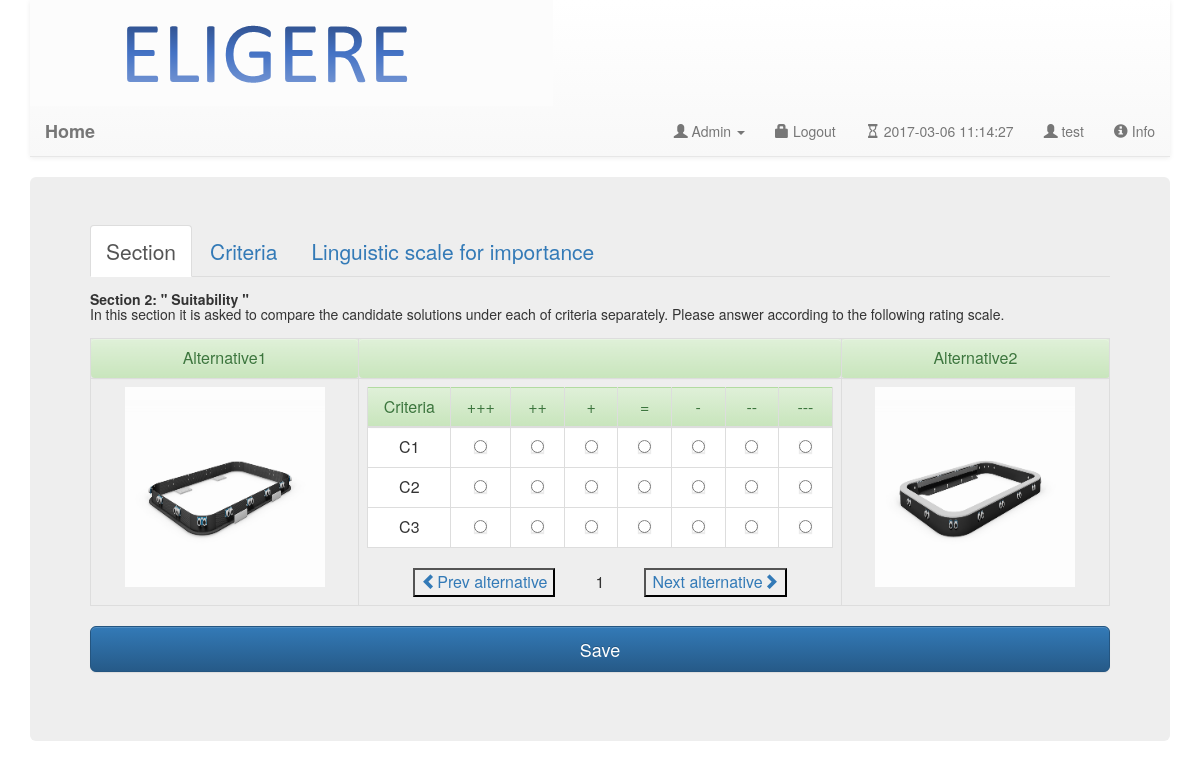
The app's page /WebApplication/getSuitability.php (signed in) with its own data.
### tables this page shows
CREATE TABLE `alternative` (
  `id` int(11) NOT NULL,
  `name` char(20) NOT NULL,
  `description` text NOT NULL,
  `date_insert` date NOT NULL,
  `questionnaire_id` int(11) NOT NULL,
  `user_id` char(30) NOT NULL,
  `dir_path` char(50) NOT NULL,
  `dir_path_file` char(100) NOT NULL
);

CREATE TABLE `linguistic_scale` (
  `id` int(11) NOT NULL,
  `description` char(50) NOT NULL,
  `simbol` char(10) NOT NULL,
  `num` int(11) NOT NULL
);

CREATE TABLE `criteria` (
  `id` int(11) NOT NULL,
  `name` char(20) NOT NULL,
  `description` text NOT NULL,
  `date_insert` date NOT NULL,
  `quest_id` int(11) NOT NULL
);

### WebApplication/getDataFromDataBase.php (called while the page is built, shortened)
<?php
function getLinguisticScale($conn) {
	$questArray = array ();
	$query = "SELECT * FROM linguistic_scale";
	$result = $conn->query ( $query );
	if ($result->num_rows > 0) {
		while ( $row = $result->fetch_assoc () ) {
			$objLinguisticScale = new LinguisticScale ();
			$objLinguisticScale->id = $row ['id'];
			$objLinguisticScale->simbol = $row ['simbol'];
			$objLinguisticScale->description = $row ['description'];
			array_push ( $questArray, $objLinguisticScale );
		}
	} else {
	}
	return $questArray;
}
function getAllCriteriaByQuestId($conn, $quest_id) {
	if (isset ( $quest_id ) && $quest_id > 0) {
		$query = "SELECT * FROM criteria where quest_id = " . $quest_id . "";
		$result = $conn->query ( $query );
		$criteriaArray = array ();
		if ($result->num_rows > 0) {
			while ( $row = $result->fetch_assoc () ) {
				$objCriteria = new Criteria ();
				$objCriteria->id = $row ['id'];
				$objCriteria->name = $row ['name'];
				$objCriteria->description = $row ['description'];
				$objCriteria->quest_id = $row ['quest_id'];
				array_push ( $criteriaArray, $objCriteria );
			}
		} else {
		}
		return $criteriaArray;
	} else {
		return new Criteria ();
	}
}
function getAllAlternativeByQuestID($conn, $quest_id) {
	$queryAltByQuestId = "SELECT * FROM alternative where questionnaire_id = $quest_id";
	$resultAlt = $conn->query ( $queryAltByQuestId );
	$alternativeArray = array ();
	if ($resultAlt->num_rows > 0) {
		while ( $row = $resultAlt->fetch_assoc () ) {
			$objAlternative = new Alternative ();
			$objAlternative->id = $row ['id'];
			$objAlternative->name = $row ['name'];
			$objAlternative->description = $row ['description'];
			$objAlternative->quest_id = $row ['questionnaire_id'];
			$objAlternative->dir_path = $row ['dir_path'];
			$objAlternative->dir_path_file = $row ['dir_path_file'];
			array_push ( $alternativeArray, $objAlternative );
		}
	} else {
		echo "0 results";
	}
	return $alternativeArray;
}
?>

### WebApplication/getSuitability.php (the view, shortened to what this page needs)
<?php
    include "connection.php";
	include "getDataFromDataBase.php";
	$arrayLinguisticScale = getLinguisticScale($conn);
	$criteriaArray        = getAllCriteriaByQuestId($conn,$_SESSION['questionnaire_id']);
	$arrayAlternative     = getAllAlternativeByQuestID($conn,$_SESSION['questionnaire_id']);
?>
<html lang="en">
  <body>
	<div class="container">
	    <?php include 'staticNavBar.php'; ?>
      <div class="jumbotron">
  <ul class="nav nav-tabs" role="tablist">
    <li role="presentation" class="active"><a href="#home" aria-controls="home" role="tab" data-toggle="tab">Section</a></li>
    <li role="presentation"><a href="#profile" aria-controls="profile" role="tab" data-toggle="tab">Criteria</a></li>
    <li role="presentation"><a href="#messages" aria-controls="messages" role="tab" data-toggle="tab">Linguistic scale for importance</a></li>
  </ul>
  <div class="tab-content">
    <div role="tabpanel" class="tab-pane active" id="home">
	 		 		<p> <h5>
			 		 	<b></>Section 2: " Suitability " </b><br>
						In this section it is asked to compare the candidate solutions under each of criteria separately.
						Please answer according to the following rating scale.
					</h5></p>
    </div>
				    <?php
				   	    $criteriaArray = getAllCriteriaByQuestId($conn,$_SESSION['questionnaire_id']);
				    ?>
	<div class="row">
    <div class="row">
  	<div class="col-md-12">
	<div class="container">
	    <form class='form-horizontal' id = 'alternative_form' action='<?php $_PHP_SELF ?>' method='POST'>
	    <div id="myCarousel" class="carousel slide" data-ride="carousel" data-interval="0">
	    <div class="carousel-inner" role="listbox">
	    	<?php
				$counter = 1;
				$f=1;
				foreach ($arrayAlternative as $alt1) {
					foreach ($arrayAlternative as $alt2) {
						if( $alt2->id > $alt1->id){
							try {
								$src1='';
								$src2='';
								$scanDirAlt1 = scandir($alt1->dir_path);
								$scanDirAlt2 = scandir($alt2->dir_path);
								$numAlt1 = count($scanDirAlt1);
								$numAlt2 = count($scanDirAlt2);
								if($numAlt1>2)
									$src1 = $alt1->dir_path."/".scandir($alt1->dir_path)[2];
								if($numAlt2>2)
									$src2 = $alt2->dir_path."/".scandir($alt2->dir_path)[2];
							} catch (Exception $e) {
							}
							if($counter == 1)
								echo "<div class='item active'>";
							else
								echo "<div class='item'>";
							echo "<table class='table table-hover text-center table-bordered' >";
							echo "<tr><td class='alert alert-success text-center'> ". $alt1->name."</td>
    							  <td class='alert alert-success text-center'>  </td>
    							  <td class='alert alert-success text-center'> ". $alt2->name."  </td></tr>";
							echo "<tr>
								  <td >
    							 <img src='$src1' alt='$alt1->description' style='width:200px;height:200px;'>
    							 </td>";
    							 echo "<td> ";
    							 echo " <table class='table text-center table-hover  table-bordered' >";
    							 echo " <thead>
								   <tr class='alert alert-success' >
								   <td class='col-md-1'> Criteria   </td>";
    							 if (isset($arrayLinguisticScale))
    							 	foreach ($arrayLinguisticScale as $a){
    							 	echo "<td class='col-md-1'> $a->simbol </td>";
    							 }
    							 echo "</thead>";
    							 $count_quest = 1;
    							 foreach ($criteriaArray as $cri) {
    							 	echo "<tr>";
    							 	echo "	<td>  $cri->name </td>";
    							 	foreach ($arrayLinguisticScale as $value) {
    							 		$r =  "r".(string)$count_quest;
    							 		echo "<td>  <input type='radio' class='btn btn-primary'
    							 		required='required' name='$f-$r'
    							 		value='$value->id'/>
    							 		</td>";
    							 	}
    							 	echo "</tr>";
    							 	$count_quest = $count_quest + 1;
    							 }
    							 echo "</table>";
    							 echo "<a class='left' href='#myCarousel' role='button' data-slide='prev'>
    						<button type='submit'  >
    						<span class='glyphicon glyphicon-chevron-left'> </span>Prev alternative </button>
    						</a>";
    							 echo "&nbsp;&nbsp;&nbsp;&nbsp;&nbsp;&nbsp;&nbsp;&nbsp;".$counter."&nbsp;&nbsp;&nbsp;&nbsp;&nbsp;&nbsp;&nbsp;&nbsp;";
    							 echo "<a class='right' href='#myCarousel' role='button' data-slide='next'>
    						<button type='submit'  >
    						Next alternative<span class='glyphicon glyphicon-chevron-right'> </span> </button>
    						</a>";
    							 echo "</td>";
    						echo "<td >
    							 <img src='$src2' alt='$alt2->description' style='width:200px;height:200px;'>
    				             </td></tr>";
    						echo " </table>";
    						echo "</div>";
							$counter = $counter+1;
							$f++;
						}
					}
				}
				?>
	    </div>
	  </div>
	  <input type='submit' name="saveArray" class='btn btn-lg btn-primary btn-block' value='Save ' />
	  </form>
	</div>
  	</div>
  </div>
	</div>
  </div>
</div>
  </body>
  </html>

### records on screen
alternative: name "Alternative1"
alternative: name "Alternative2", alternative.dir_path (picture), dir_path (picture)
linguistic_scale: simbol "+++"
linguistic_scale: simbol "++"
linguistic_scale: simbol "+"
linguistic_scale: simbol "="
linguistic_scale: simbol "-"
linguistic_scale: simbol "--"
linguistic_scale: simbol "---"
criteria: name "C1"
criteria: name "C2"
criteria: name "C3"

### other values on screen
$_SESSION['yourname_session'] "test"
